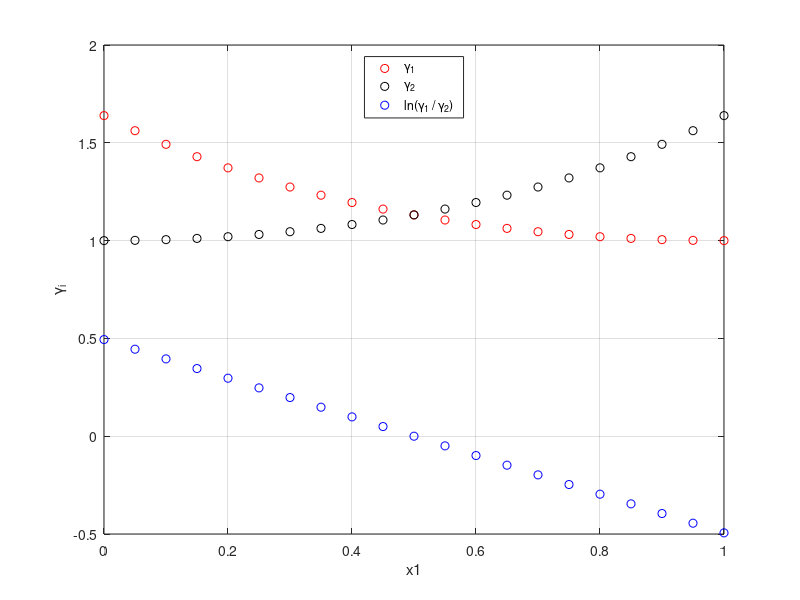

Here is the MATLAB script that generated this plot:
function Proj1A
% Conor Luppnow
% This program:
%   - Determines the paramater A in the two-suffix Margules equation.
%   - Evaluates gamma_1 and gaamma_2 for each x1, and plots this data.
%   - Evalulates and plots ln(gamma_1/gamma_2) vs. x1 for use in the
%     thermodynamic consistency test, as well as the Wisniak test.
%   - Allows for the conclusion that the VLE data satisfies Wisniak’s test
%     criterion for the thermodynamic consistency test.
%   
    clc; clear; close;
    % set up variables and data
    x1 = 0:0.05:1;
    y1 = [0 0.275 0.436 0.543 0.618 0.675 0.720 0.756 0.786 0.811 0.833 0.853 0.871 0.888 0.903 0.918 0.933 0.949 0.964 0.981 1];
    P_exp = [7295 9562 11695 13682 15536 17256 18883 20390 21817 23150 24404 25604 26751 27845 28898 29925 30938 31939 32952 33979 35032];
    T = 313.15;
    R = 8.314;

    %function handle for minimizing P_exp vs P_calc
    fun = @(X) P(x1,X,P_exp);

    % Use fminsearch to obtain A paramater in two-suffix Margules model.
    options = optimset('Display', 'iter', 'MaxFunEvals', 1E10, 'MaxIter', 1E10);
    x0 = rand(1,2);
    [x, f, exitflag] = fminsearch(fun, x0, options);

    if exitflag > 0
        A = x(1);

    end
    fprintf('A = %5.5f and f = %5.5f \n',A,f);

    % calculate gamma_1,gamma_2, and ln(gamma_1/gamma_2)
    for j = 1:numel(x1)
        gamma_1(j) = exp((A/(R*T))*(1-x1(j))^2);
        gamma_2(j) = exp((A/(R*T))*(x1(j))^2);
        ln_gamma_ratio(j) = log(gamma_1(j) / gamma_2(j));
    end

    % Finally plot the data
    plot(x1,gamma_1,'or'); hold on
    plot(x1,gamma_2,'ok');  grid on

    plot(x1,ln_gamma_ratio,'ob');

    xlabel('x1');
    ylabel('\gamma_i');
    legend('\gamma_1','\gamma_2','ln(\gamma_1 / \gamma_2)','Location','North');

    % calculatea area to determine accuracy of VLE data.
    area = trapz(x1,ln_gamma_ratio);

    area_abs = trapz(x1,abs(ln_gamma_ratio));

    fprintf('area = %5.5f\n',area);

    % Evaluate D within the Wisniak test.

    D = 100 * (area/area_abs);

    fprintf('D = %5.5f\n',D);

end

% function to calculate A by minimizing the residuals of P_exp and P_calc.
function sser = P(x1,X,P_exp)
    P1_sat = 35430;
    P2_sat = 7.3837E3;

    T = 313.15;
    R = 8.314;
    A = X(1);
    sser = 0;

    for i = 1:numel(x1)
        P_calc(i) = x1(i)*exp((A/(R*T))*(1-x1(i))^2)*P1_sat + (1-x1(i)) * exp((A/(R*T))*(x1(i))^2) * P2_sat;

        sser = sser + (P_exp(i) - P_calc(i))^2;
    end
end





